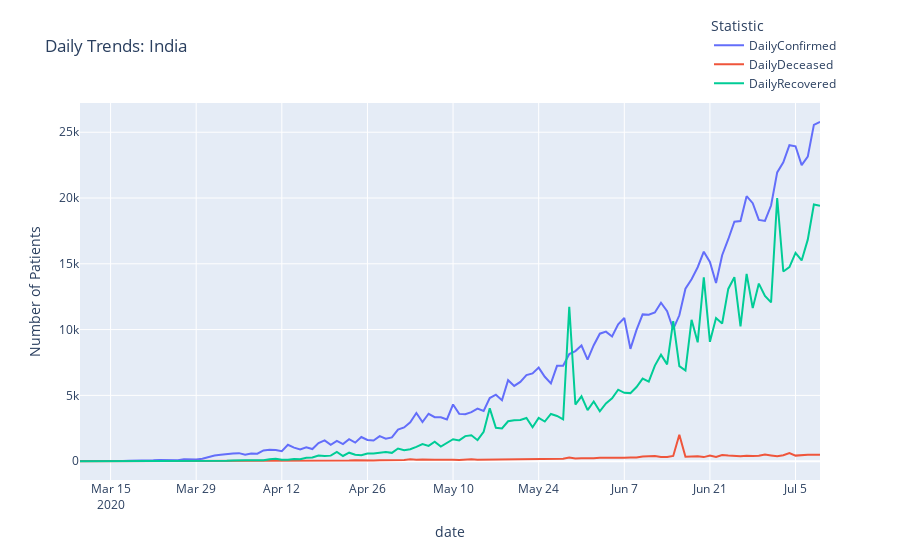

Notebook source saved alongside this figure:
### Markdown cell above
## India - Current Statistics

### Code cell
#india_data = make_dataframe()
india_data = data_to_df('covid', fetch_new=False)
india_data.date = pd.to_datetime(india_data.date)
india_data.set_index('date', inplace=True)
india_data = india_data.astype('float')

pd.options.plotting.backend = "plotly"
fig = india_data[['DailyConfirmed', 'DailyDeceased',
                  'DailyRecovered']].iloc[40:].plot(title=' Daily Trends: India')
fig.update_layout(yaxis=dict(title='Number of Patients'),
                  legend_title_text='Statistic', legend=dict(x=.85, y=1.24))
